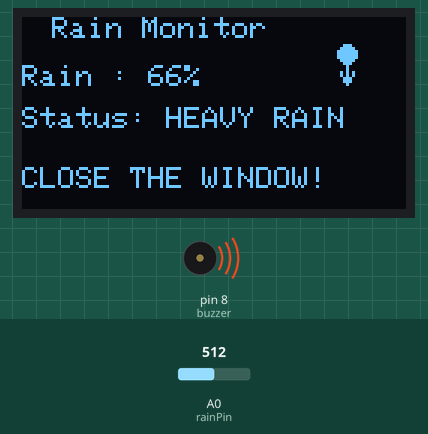
A sketch run on a simulated Arduino Uno, built with avr-gcc and run on an emulated ATmega328P. Parts: 128×64 one-colour display, buzzer (waves = sounding). Inputs (shaded band) come from the test bench; at power-on: A0 (rainPin) = 512. What the sketch prints to the serial monitor is not drawn.

Above: at 1.8 s.
1.9 s: A0 (rainPin) set to 854
At 3.2 s:
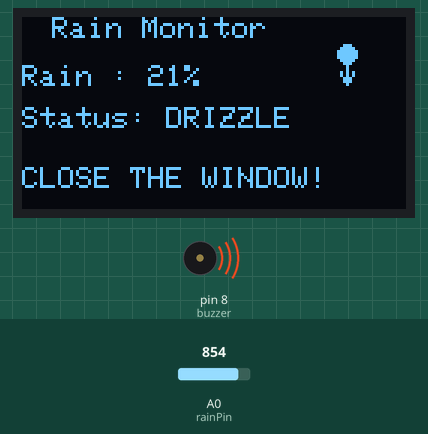
3.6 s: A0 (rainPin) set to 886
At 4.7 s:
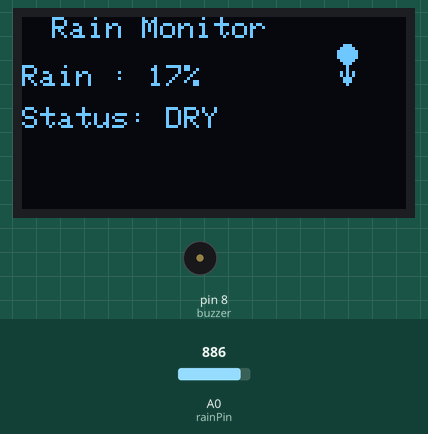
5.6 s: A0 (rainPin) set to 900
At 7.4 s:
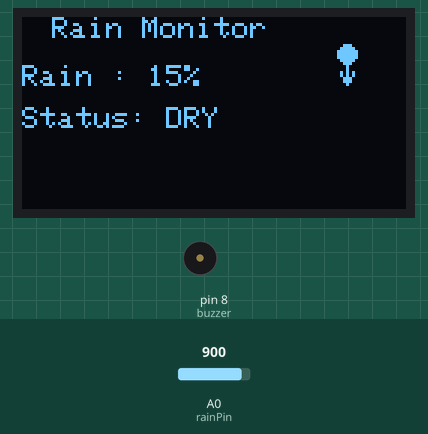
7.7 s: A0 (rainPin) set to 511
At 8.9 s:
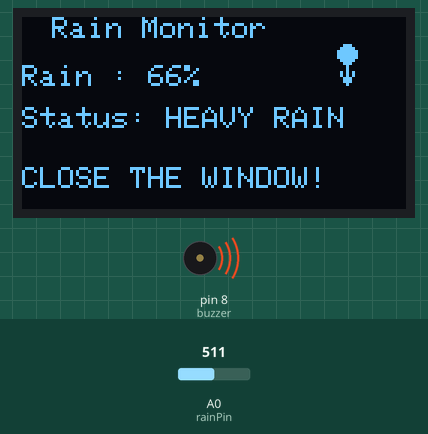
Timing chart, 0 to 10.7 s (numbered marks = the images above; inputs shaded):
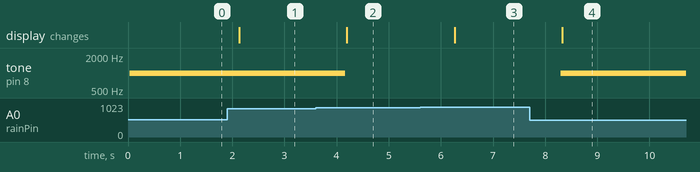

The sketch:

plant_water.ino
```cpp
#include <Wire.h>
#include <Adafruit_GFX.h>
#include <Adafruit_SSD1306.h>

#define SCREEN_WIDTH 128
#define SCREEN_HEIGHT 64
#define OLED_RESET -1

Adafruit_SSD1306 display(SCREEN_WIDTH, SCREEN_HEIGHT, &Wire, OLED_RESET);

// Pin Definitions
const int rainPin = A0;
const int buzzer = 8;

// Calibration Values
// Dry sensor gives a high value
// Wet sensor gives a low value
const int dryValue = 1023;
const int wetValue = 250;

void setup()
{
  pinMode(buzzer, OUTPUT);
  noTone(buzzer);

  Serial.begin(9600);

  if (!display.begin(SSD1306_SWITCHCAPVCC, 0x3C))
  {
    while (1);
  }

  display.clearDisplay();
}

void loop()
{
  int rainValue = analogRead(rainPin);

  // Convert to Rain Percentage
  int rainPercent = map(rainValue, dryValue, wetValue, 0, 100);
  rainPercent = constrain(rainPercent, 0, 100);

  String condition;

  if (rainPercent < 20)
  {
    condition = "DRY";
    noTone(buzzer);
  }
  else if (rainPercent < 60)
  {
    condition = "DRIZZLE";
    tone(buzzer, 1000);
  }
  else
  {
    condition = "HEAVY RAIN";
    tone(buzzer, 1000);
  }

  // OLED Display
  display.clearDisplay();

  display.setTextSize(1);
  display.setTextColor(WHITE);

  display.setCursor(10,0);
  display.println("Rain Monitor");

  display.setCursor(0,16);
  display.print("Rain : ");
  display.print(rainPercent);
  display.println("%");

  display.setCursor(0,30);
  display.print("Status: ");
  display.println(condition);

  // Simple Raindrop Icon
  display.fillCircle(108, 12, 3, WHITE);
  display.drawLine(108, 15, 108, 22, WHITE);
  display.drawLine(106, 18, 108, 22, WHITE);
  display.drawLine(110, 18, 108, 22, WHITE);

  // Warning Message
  if (rainPercent >= 20)
  {
    display.setCursor(0,50);
    display.println("CLOSE THE WINDOW!");
  }

  display.display();

  // Serial Monitor
  Serial.print("Raw Value : ");
  Serial.print(rainValue);

  Serial.print("   Rain : ");
  Serial.print(rainPercent);

  Serial.print("%   Status : ");
  Serial.println(condition);

  delay(1000);
}
```

Measured:
- the behaviour switches between 868 and 869 on A0 (rainPin) (found by bisection; images 1 and 2)
- after the input at 1.9 s, the display: changes after 0.23 s (image 1)
- after the input at 3.6 s, tone on pin 8 (buzzer): 1000 Hz → silent after 0.57 s; the display: changes after 0.60 s (image 2)
- after the input at 5.6 s, the display: changes after 0.66 s (image 3)
- after the input at 7.7 s, tone on pin 8 (buzzer): silent → 1000 Hz after 0.59 s; the display: changes after 0.63 s (image 4)
